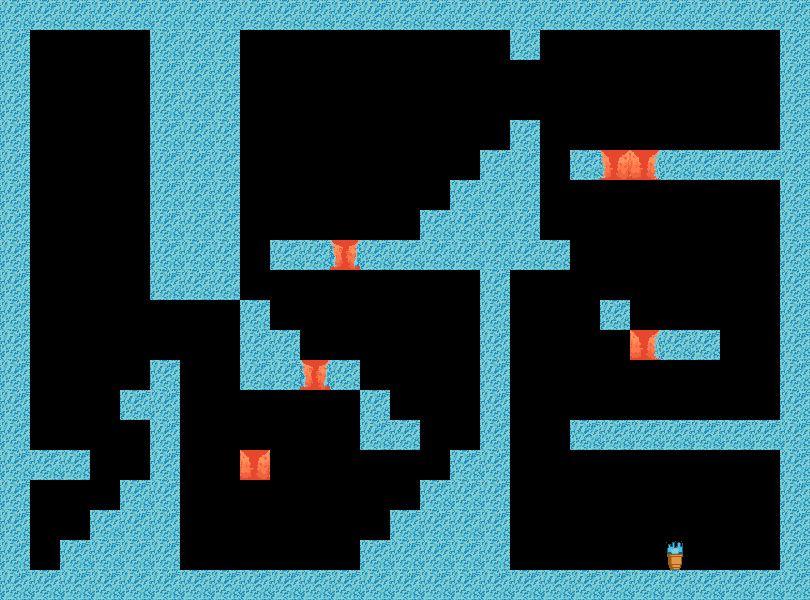

Tiled map render using the project's own tile images. Description and the whole map definition, tile-layer contents included, below:
An orthogonal 27x20 tile map with 30x30 px tiles, 2 tile layers (InvisibleLayer, VisibleLayer), 4 tilesets and 9 objects.

<map version="1.4" tiledversion="1.4.2" orientation="orthogonal" renderorder="right-down" width="27" height="20" tilewidth="30" tileheight="30" infinite="0" nextlayerid="5" nextobjectid="13">
 <editorsettings>
  <export target="../level_1.lua" format="lua" />
 </editorsettings>
 <tileset firstgid="1" name="map" tilewidth="30" tileheight="30" tilecount="5" columns="5">
  <image source="../Sprite/map/groundTiled.png" width="150" height="30" />
 </tileset>
 <tileset firstgid="6" name="Torch" tilewidth="30" tileheight="30" tilecount="4" columns="4">
  <image source="../Sprite/object/Torch.png" width="120" height="30" />
  <tile id="0">
   <animation>
    <frame tileid="0" duration="250" />
    <frame tileid="1" duration="250" />
    <frame tileid="2" duration="250" />
    <frame tileid="3" duration="250" />
   </animation>
  </tile>
 </tileset>
 <tileset firstgid="10" name="Enemy" tilewidth="30" tileheight="30" tilecount="5" columns="5">
  <image source="../Sprite/ennemies/Enemy.png" width="150" height="30" />
  <tile id="0">
   <animation>
    <frame tileid="0" duration="250" />
    <frame tileid="1" duration="250" />
    <frame tileid="2" duration="250" />
    <frame tileid="3" duration="250" />
    <frame tileid="4" duration="250" />
   </animation>
  </tile>
 </tileset>
 <tileset firstgid="15" name="arrow" tilewidth="30" tileheight="30" tilecount="2" columns="0">
  <grid orientation="orthogonal" width="1" height="1" />
  <tile id="0">
   <image width="30" height="30" source="../Sprite/object/tile-arrow-left.png" />
  </tile>
  <tile id="1">
   <image width="30" height="30" source="../Sprite/object/tile-arrow-right.png" />
  </tile>
 </tileset>
 <layer id="1" name="InvisibleLayer" width="27" height="20">
  <data encoding="csv">
1,1,1,1,1,1,1,1,1,1,1,1,1,1,1,1,1,1,1,1,1,1,1,1,1,1,1,
1,0,0,0,0,1,1,1,0,0,0,0,0,0,0,0,0,1,0,0,0,0,0,0,0,0,1,
1,0,0,0,0,1,1,1,0,0,0,0,0,0,0,0,0,0,0,0,0,0,0,0,0,0,1,
1,0,0,0,0,1,1,1,0,0,0,0,0,0,0,0,0,0,0,0,0,0,0,0,0,0,1,
1,0,0,0,0,1,1,1,0,0,0,0,0,0,0,0,0,0,0,0,0,0,0,0,0,0,1,
1,0,0,0,0,1,1,1,0,0,0,0,0,0,0,0,1,1,0,0,3,4,1,1,1,1,1,
1,0,0,0,0,1,1,1,0,0,0,0,0,0,0,1,1,1,0,0,0,0,0,0,0,0,1,
1,0,0,0,0,1,1,1,0,0,0,0,0,0,1,1,1,1,0,0,0,0,0,0,0,0,1,
1,0,0,0,0,1,1,1,0,1,0,2,1,1,1,1,1,1,1,0,0,0,0,0,0,0,1,
1,0,0,0,0,1,1,1,0,0,0,0,0,0,0,0,1,0,0,0,0,0,0,0,0,0,1,
1,0,0,0,0,0,0,0,0,0,0,0,0,0,0,0,1,0,0,0,1,0,0,0,0,0,1,
1,0,0,0,0,0,0,0,1,0,0,0,0,0,0,0,1,0,0,0,0,0,1,1,0,0,1,
1,0,0,0,0,1,0,0,1,1,2,1,0,0,0,0,1,0,0,0,0,0,0,0,0,0,1,
1,0,0,0,1,1,0,0,0,0,0,0,1,0,0,0,1,0,0,0,0,0,0,0,0,0,1,
1,0,0,0,0,1,0,0,0,0,0,0,1,1,0,0,1,0,0,1,1,1,1,1,1,1,1,
1,1,1,0,0,1,0,0,0,0,0,0,0,0,0,1,1,0,0,0,0,0,0,0,0,0,1,
1,0,0,0,1,1,0,0,0,0,0,0,0,0,1,1,1,0,0,0,0,0,0,0,0,0,1,
1,0,0,1,1,1,0,0,0,0,0,0,0,1,1,1,1,0,0,0,0,0,0,0,0,0,1,
1,0,1,1,1,1,0,0,0,0,0,0,0,1,1,1,1,0,0,0,0,0,0,0,0,0,1,
1,1,1,1,1,1,1,1,1,1,1,1,1,1,1,1,1,1,1,1,1,1,1,1,1,1,1
</data>
 </layer>
 <layer id="2" name="VisibleLayer" width="27" height="20">
  <data encoding="csv">
0,0,0,0,0,0,0,0,0,0,0,0,0,0,0,0,0,0,0,0,0,0,0,0,0,0,0,
0,0,0,0,0,0,0,0,0,0,0,0,0,0,0,0,0,0,0,0,0,0,0,0,0,0,0,
0,0,0,0,0,0,0,0,0,0,0,0,0,0,0,0,0,0,0,0,0,0,0,0,0,0,0,
0,0,0,0,0,0,0,0,0,0,0,0,0,0,0,0,0,0,0,0,0,0,0,0,0,0,0,
0,0,0,0,0,0,0,0,0,0,0,0,0,0,0,0,0,1,0,0,0,0,0,0,0,0,0,
0,0,0,0,0,0,0,0,0,0,0,0,0,0,0,0,0,0,0,1,0,0,0,0,0,0,0,
0,0,0,0,0,0,0,0,0,0,0,0,0,0,0,0,0,0,0,0,0,0,0,0,0,0,0,
0,0,0,0,0,0,0,0,0,0,0,0,0,0,0,0,0,0,0,0,0,0,0,0,0,0,0,
0,0,0,0,0,0,0,0,0,0,1,0,0,0,0,0,0,0,0,0,0,0,0,0,0,0,0,
0,0,0,0,0,0,0,0,0,0,0,0,0,0,0,0,0,0,0,0,0,0,0,0,0,0,0,
0,0,0,0,0,0,0,0,1,0,0,0,0,0,0,0,0,0,0,0,0,0,0,0,0,0,0,
0,0,0,0,0,0,0,0,0,1,0,0,0,0,0,0,0,0,0,0,0,4,0,0,0,0,0,
0,0,0,0,0,0,0,0,0,0,0,0,0,0,0,0,0,0,0,0,0,0,0,0,0,0,0,
0,0,0,0,0,0,0,0,0,0,0,0,0,0,0,0,0,0,0,0,0,0,0,0,0,0,0,
0,0,0,0,0,0,0,0,0,0,0,0,0,0,0,0,0,0,0,0,0,0,0,0,0,0,0,
0,0,0,0,0,0,0,0,5,0,0,0,0,0,0,0,0,0,0,0,0,0,0,0,0,0,0,
0,0,0,0,0,0,0,0,0,0,0,0,0,0,0,0,0,0,0,0,0,0,0,0,0,0,0,
0,0,0,0,0,0,0,0,0,0,0,0,0,0,0,0,0,0,0,0,0,0,0,0,0,0,0,
0,0,0,0,0,0,0,0,0,0,0,0,1,0,0,0,0,0,0,0,0,0,6,0,0,0,0,
0,0,0,0,0,0,0,0,0,0,0,0,0,0,0,0,0,0,0,0,0,0,0,0,0,0,0
</data>
 </layer>
 <objectgroup id="3" name="Triangle">
  <object id="9" gid="10" x="300" y="570" width="30" height="30">
   <properties>
    <property name="type" value="triangle" />
    <property name="vx" type="int" value="5" />
   </properties>
  </object>
  <object id="10" gid="10" x="720" y="420" width="30" height="30">
   <properties>
    <property name="type" value="triangle" />
    <property name="vx" type="int" value="5" />
   </properties>
  </object>
  <object id="12" gid="10" x="720" y="150" width="30" height="30">
   <properties>
    <property name="type" value="triangle" />
    <property name="vx" type="int" value="5" />
   </properties>
  </object>
 </objectgroup>
 <objectgroup id="4" name="TriangleInvertVx">
  <object id="1" gid="16" x="180" y="570" width="30" height="30">
   <properties>
    <property name="pointing" value="right" />
    <property name="type" value="direction" />
   </properties>
  </object>
  <object id="2" gid="15" x="330" y="570" width="30" height="30">
   <properties>
    <property name="pointing" value="left" />
    <property name="type" value="direction" />
   </properties>
  </object>
  <object id="4" gid="16" x="540" y="150" width="30" height="30">
   <properties>
    <property name="pointing" value="right" />
    <property name="type" value="direction" />
   </properties>
  </object>
  <object id="5" gid="15" x="750" y="150" width="30" height="30">
   <properties>
    <property name="pointing" value="left" />
    <property name="type" value="direction" />
   </properties>
  </object>
  <object id="6" gid="15" x="750" y="420" width="30" height="30">
   <properties>
    <property name="pointing" value="left" />
    <property name="type" value="direction" />
   </properties>
  </object>
  <object id="7" gid="16" x="540" y="420" width="30" height="30">
   <properties>
    <property name="pointing" value="right" />
    <property name="type" value="direction" />
   </properties>
  </object>
 </objectgroup>
</map>